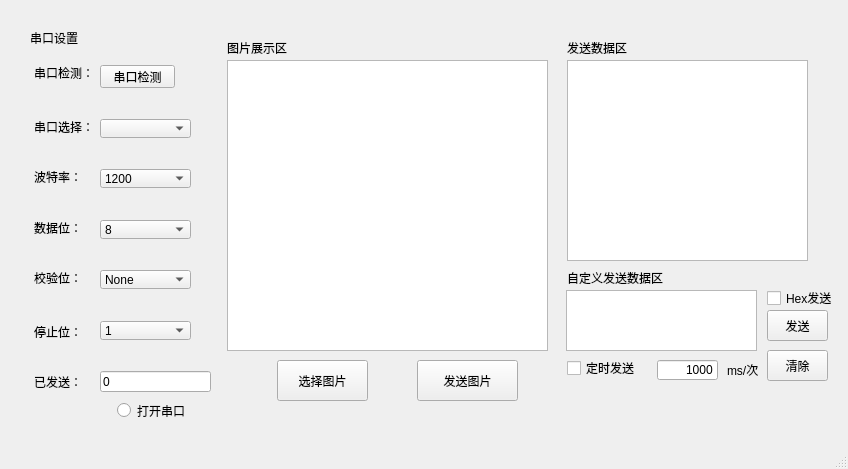
<?xml version="1.0" encoding="UTF-8"?>
<ui version="4.0">
 <class>MainWindow</class>
 <widget class="QMainWindow" name="MainWindow">
  <property name="geometry">
   <rect>
    <x>0</x>
    <y>0</y>
    <width>848</width>
    <height>469</height>
   </rect>
  </property>
  <property name="windowTitle">
   <string>Send_MainWindow</string>
  </property>
  <property name="autoFillBackground">
   <bool>false</bool>
  </property>
  <widget class="QWidget" name="centralwidget">
   <widget class="QLabel" name="label_10">
    <property name="geometry">
     <rect>
      <x>567</x>
      <y>40</y>
      <width>81</width>
      <height>16</height>
     </rect>
    </property>
    <property name="text">
     <string>发送数据区</string>
    </property>
   </widget>
   <widget class="QLabel" name="label_4">
    <property name="geometry">
     <rect>
      <x>34</x>
      <y>169</y>
      <width>48</width>
      <height>16</height>
     </rect>
    </property>
    <property name="text">
     <string>波特率：</string>
    </property>
   </widget>
   <widget class="QPushButton" name="pushButton_2">
    <property name="geometry">
     <rect>
      <x>277</x>
      <y>360</y>
      <width>91</width>
      <height>41</height>
     </rect>
    </property>
    <property name="text">
     <string>选择图片</string>
    </property>
   </widget>
   <widget class="QLabel" name="dw">
    <property name="geometry">
     <rect>
      <x>727</x>
      <y>360</y>
      <width>54</width>
      <height>20</height>
     </rect>
    </property>
    <property name="text">
     <string>ms/次</string>
    </property>
   </widget>
   <widget class="QLineEdit" name="lineEdit">
    <property name="enabled">
     <bool>true</bool>
    </property>
    <property name="geometry">
     <rect>
      <x>100</x>
      <y>371</y>
      <width>111</width>
      <height>21</height>
     </rect>
    </property>
    <property name="cursor">
     <cursorShape>IBeamCursor</cursorShape>
    </property>
    <property name="tabletTracking">
     <bool>false</bool>
    </property>
    <property name="focusPolicy">
     <enum>Qt::StrongFocus</enum>
    </property>
    <property name="autoFillBackground">
     <bool>false</bool>
    </property>
    <property name="text">
     <string>0</string>
    </property>
    <property name="frame">
     <bool>true</bool>
    </property>
    <property name="dragEnabled">
     <bool>false</bool>
    </property>
    <property name="readOnly">
     <bool>false</bool>
    </property>
    <property name="clearButtonEnabled">
     <bool>false</bool>
    </property>
   </widget>
   <widget class="QComboBox" name="comboBox_5">
    <property name="geometry">
     <rect>
      <x>100</x>
      <y>321</y>
      <width>91</width>
      <height>19</height>
     </rect>
    </property>
    <item>
     <property name="text">
      <string>1</string>
     </property>
    </item>
    <item>
     <property name="text">
      <string>1.5</string>
     </property>
    </item>
    <item>
     <property name="text">
      <string>2</string>
     </property>
    </item>
   </widget>
   <widget class="QLabel" name="label_3">
    <property name="geometry">
     <rect>
      <x>34</x>
      <y>119</y>
      <width>60</width>
      <height>16</height>
     </rect>
    </property>
    <property name="text">
     <string>串口选择：</string>
    </property>
   </widget>
   <widget class="QCheckBox" name="hex_send">
    <property name="geometry">
     <rect>
      <x>767</x>
      <y>290</y>
      <width>71</width>
      <height>16</height>
     </rect>
    </property>
    <property name="text">
     <string>Hex发送</string>
    </property>
   </widget>
   <widget class="QLabel" name="label_2">
    <property name="geometry">
     <rect>
      <x>34</x>
      <y>65</y>
      <width>60</width>
      <height>16</height>
     </rect>
    </property>
    <property name="text">
     <string>串口检测：</string>
    </property>
   </widget>
   <widget class="QTextBrowser" name="textBrowser_2">
    <property name="geometry">
     <rect>
      <x>566</x>
      <y>290</y>
      <width>191</width>
      <height>61</height>
     </rect>
    </property>
   </widget>
   <widget class="QComboBox" name="comboBox">
    <property name="geometry">
     <rect>
      <x>100</x>
      <y>119</y>
      <width>91</width>
      <height>19</height>
     </rect>
    </property>
   </widget>
   <widget class="QComboBox" name="comboBox_2">
    <property name="geometry">
     <rect>
      <x>100</x>
      <y>169</y>
      <width>91</width>
      <height>19</height>
     </rect>
    </property>
    <item>
     <property name="text">
      <string>1200</string>
     </property>
    </item>
    <item>
     <property name="text">
      <string>2400</string>
     </property>
    </item>
    <item>
     <property name="text">
      <string>4800</string>
     </property>
    </item>
    <item>
     <property name="text">
      <string>9600</string>
     </property>
    </item>
    <item>
     <property name="text">
      <string>14400</string>
     </property>
    </item>
    <item>
     <property name="text">
      <string>19200</string>
     </property>
    </item>
    <item>
     <property name="text">
      <string>38400</string>
     </property>
    </item>
    <item>
     <property name="text">
      <string>43000</string>
     </property>
    </item>
    <item>
     <property name="text">
      <string>57600</string>
     </property>
    </item>
    <item>
     <property name="text">
      <string>76800</string>
     </property>
    </item>
    <item>
     <property name="text">
      <string>115200</string>
     </property>
    </item>
    <item>
     <property name="text">
      <string>128000</string>
     </property>
    </item>
   </widget>
   <widget class="QGraphicsView" name="graphicsView">
    <property name="geometry">
     <rect>
      <x>227</x>
      <y>60</y>
      <width>321</width>
      <height>291</height>
     </rect>
    </property>
   </widget>
   <widget class="QPushButton" name="pushButton_3">
    <property name="geometry">
     <rect>
      <x>417</x>
      <y>360</y>
      <width>101</width>
      <height>41</height>
     </rect>
    </property>
    <property name="text">
     <string>发送图片</string>
    </property>
   </widget>
   <widget class="QLabel" name="label_11">
    <property name="geometry">
     <rect>
      <x>567</x>
      <y>270</y>
      <width>111</width>
      <height>16</height>
     </rect>
    </property>
    <property name="text">
     <string>自定义发送数据区</string>
    </property>
   </widget>
   <widget class="QPushButton" name="pushButton">
    <property name="geometry">
     <rect>
      <x>100</x>
      <y>65</y>
      <width>75</width>
      <height>23</height>
     </rect>
    </property>
    <property name="text">
     <string>串口检测</string>
    </property>
   </widget>
   <widget class="QLabel" name="label_8">
    <property name="geometry">
     <rect>
      <x>34</x>
      <y>371</y>
      <width>51</width>
      <height>21</height>
     </rect>
    </property>
    <property name="text">
     <string>已发送：</string>
    </property>
   </widget>
   <widget class="QTextBrowser" name="textBrowser">
    <property name="geometry">
     <rect>
      <x>567</x>
      <y>60</y>
      <width>241</width>
      <height>201</height>
     </rect>
    </property>
   </widget>
   <widget class="QPushButton" name="s3__clear_button">
    <property name="geometry">
     <rect>
      <x>767</x>
      <y>350</y>
      <width>61</width>
      <height>31</height>
     </rect>
    </property>
    <property name="text">
     <string>清除</string>
    </property>
   </widget>
   <widget class="QPushButton" name="s3__send_button">
    <property name="geometry">
     <rect>
      <x>767</x>
      <y>310</y>
      <width>61</width>
      <height>31</height>
     </rect>
    </property>
    <property name="text">
     <string>发送</string>
    </property>
   </widget>
   <widget class="QCheckBox" name="timer_send_cb">
    <property name="geometry">
     <rect>
      <x>567</x>
      <y>360</y>
      <width>71</width>
      <height>16</height>
     </rect>
    </property>
    <property name="text">
     <string>定时发送</string>
    </property>
   </widget>
   <widget class="QRadioButton" name="radioButton">
    <property name="geometry">
     <rect>
      <x>117</x>
      <y>400</y>
      <width>91</width>
      <height>21</height>
     </rect>
    </property>
    <property name="text">
     <string>打开串口</string>
    </property>
   </widget>
   <widget class="QLabel" name="label_9">
    <property name="geometry">
     <rect>
      <x>227</x>
      <y>40</y>
      <width>81</width>
      <height>16</height>
     </rect>
    </property>
    <property name="text">
     <string>图片展示区</string>
    </property>
   </widget>
   <widget class="QComboBox" name="comboBox_4">
    <property name="geometry">
     <rect>
      <x>100</x>
      <y>270</y>
      <width>91</width>
      <height>19</height>
     </rect>
    </property>
    <item>
     <property name="text">
      <string>None</string>
     </property>
    </item>
    <item>
     <property name="text">
      <string>Odd</string>
     </property>
    </item>
    <item>
     <property name="text">
      <string>Even</string>
     </property>
    </item>
   </widget>
   <widget class="QLineEdit" name="lineEdit_3">
    <property name="geometry">
     <rect>
      <x>657</x>
      <y>360</y>
      <width>61</width>
      <height>20</height>
     </rect>
    </property>
    <property name="text">
     <string>1000</string>
    </property>
    <property name="alignment">
     <set>Qt::AlignRight|Qt::AlignTrailing|Qt::AlignVCenter</set>
    </property>
   </widget>
   <widget class="QLabel" name="label">
    <property name="geometry">
     <rect>
      <x>30</x>
      <y>30</y>
      <width>54</width>
      <height>16</height>
     </rect>
    </property>
    <property name="text">
     <string>串口设置</string>
    </property>
   </widget>
   <widget class="QLabel" name="label_5">
    <property name="geometry">
     <rect>
      <x>34</x>
      <y>220</y>
      <width>48</width>
      <height>16</height>
     </rect>
    </property>
    <property name="text">
     <string>数据位：</string>
    </property>
   </widget>
   <widget class="QLabel" name="label_7">
    <property name="geometry">
     <rect>
      <x>34</x>
      <y>321</y>
      <width>71</width>
      <height>21</height>
     </rect>
    </property>
    <property name="text">
     <string>停止位：</string>
    </property>
   </widget>
   <widget class="QLabel" name="label_6">
    <property name="geometry">
     <rect>
      <x>34</x>
      <y>270</y>
      <width>48</width>
      <height>16</height>
     </rect>
    </property>
    <property name="text">
     <string>校验位：</string>
    </property>
   </widget>
   <widget class="QComboBox" name="comboBox_3">
    <property name="geometry">
     <rect>
      <x>100</x>
      <y>220</y>
      <width>91</width>
      <height>19</height>
     </rect>
    </property>
    <item>
     <property name="text">
      <string>8</string>
     </property>
    </item>
    <item>
     <property name="text">
      <string>7</string>
     </property>
    </item>
    <item>
     <property name="text">
      <string>6</string>
     </property>
    </item>
    <item>
     <property name="text">
      <string>5</string>
     </property>
    </item>
   </widget>
  </widget>
  <widget class="QMenuBar" name="menubar">
   <property name="geometry">
    <rect>
     <x>0</x>
     <y>0</y>
     <width>848</width>
     <height>22</height>
    </rect>
   </property>
  </widget>
  <widget class="QStatusBar" name="statusbar"/>
 </widget>
 <resources/>
 <connections/>
</ui>
